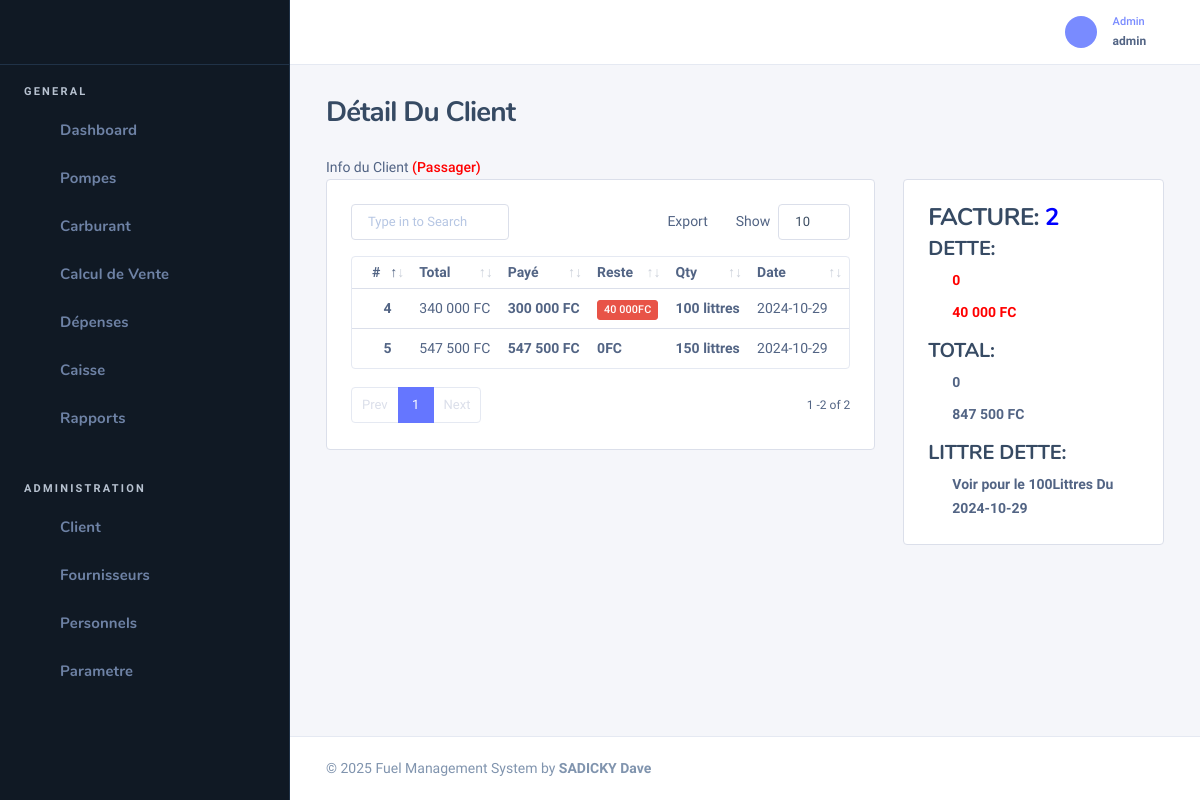
The app's page /detailF?id=1 (signed in) with its own data.
### tables this page shows
CREATE TABLE `tbl_tiers` (
  `tier_id` int(11) NOT NULL,
  `tiers` varchar(100) DEFAULT NULL,
  `tel` varchar(200) DEFAULT NULL,
  `type` enum('C','F','D') DEFAULT NULL
);

CREATE TABLE `tbl_vente` (
  `vente_id` int(11) NOT NULL,
  `pompe_id` int(11) NOT NULL,
  `datev` date DEFAULT NULL,
  `tiers_id` int(11) DEFAULT NULL,
  `mtotal` varchar(40) DEFAULT NULL,
  `bindex` varchar(40) DEFAULT NULL,
  `aindex` varchar(40) DEFAULT NULL,
  `paye` float DEFAULT NULL,
  `reste` float DEFAULT NULL,
  `date` date NOT NULL DEFAULT current_timestamp(),
  `devise_id` int(11) DEFAULT NULL,
  `annuler` enum('0','1') DEFAULT NULL,
  `pompiste` int(11) DEFAULT NULL
);

CREATE TABLE `tbl_devise` (
  `devise_id` int(11) NOT NULL,
  `devise` varchar(200) DEFAULT NULL,
  `short` varchar(200) NOT NULL,
  `taux` varchar(200) NOT NULL,
  `statut` enum('0','1') NOT NULL
);

CREATE TABLE `tbl_vente_carburant` (
  `vc_id` int(11) NOT NULL,
  `vente_id` int(11) DEFAULT NULL,
  `carburant_id` int(11) DEFAULT NULL,
  `qty` float DEFAULT NULL,
  `prix` varchar(11) DEFAULT NULL,
  `total` float DEFAULT NULL,
  `statut` enum('0','1') DEFAULT NULL
);

### Models/Admin/tiers.class.php (called while the page is built, shortened)
<?php
class Tiers
{
    public function getTierId($id)
    {
        $db = getConnection();
        $statement = $db->prepare("SELECT * FROM tbl_tiers WHERE tier_id=?");
        $statement->execute([$id]);
        $data =  $statement->fetchObject();
        return $data;
    }
}

### Models/Admin/vente.class.php (called while the page is built, shortened)
<?php
class Vente
{
    public function getVenteC($client)
    {
        $db = getConnection();
        $statement = $db->prepare("SELECT tbl_vente.vente_id AS vente_id,tbl_vente.tiers_id AS tiers_id,tbl_vente.mtotal AS mtotal,qty,
        tbl_tiers.tiers as tiers,tbl_vente.paye AS paye,tbl_vente.reste AS reste,tbl_vente.datev AS datev,tbl_devise.short
        FROM tbl_vente,tbl_tiers,tbl_devise,tbl_vente_carburant
            WHERE tbl_devise.devise_id= tbl_vente.devise_id AND tbl_vente.tiers_id = tbl_tiers.tier_id
            and tbl_vente_carburant.vente_id=tbl_vente.vente_id AND tbl_vente.tiers_id=?  ORDER BY DATEV DESC");
        $statement->execute([$client]);
        $tbP = array();
        while ($data =  $statement->fetch(PDO::FETCH_OBJ)) {
            $tbP[] = $data;
        }
        return $tbP;
    }
    public function getDette($client)
    {
        $db = getConnection();
        $statement = $db->prepare("SELECT sum(reste) as DETTE,SHORT,qty
            FROM tbl_vente,tbl_tiers,tbl_devise,tbl_vente_carburant
            WHERE tbl_devise.devise_id= tbl_vente.devise_id and tbl_vente_carburant.vente_id=tbl_vente.vente_id
            AND tbl_vente.tiers_id = tbl_tiers.tier_id AND tbl_vente.tiers_id=?
            and tbl_vente.devise_id=1 ");
        $statement->execute([$client]);
        $tbP = $statement->fetchObject();
        return $tbP;
    }
    public function getDette2($client)
    {
        $db = getConnection();
        $statement = $db->prepare("SELECT sum(reste) as DETTE,SHORT,qty
            FROM tbl_vente,tbl_tiers,tbl_devise,tbl_vente_carburant
            WHERE tbl_devise.devise_id= tbl_vente.devise_id AND tbl_vente.tiers_id = tbl_tiers.tier_id
            and tbl_vente_carburant.vente_id=tbl_vente.vente_id
            AND tbl_vente.tiers_id=? and tbl_vente.devise_id=2 ");
        $statement->execute([$client]);
        $tbP = $statement->fetchObject();
        return $tbP;
    }
    public function getTotal($client)
    {
        $db = getConnection();
        $statement = $db->prepare("SELECT sum(paye) as TOTAL,SHORT
            FROM tbl_vente,tbl_tiers,tbl_devise
            WHERE tbl_devise.devise_id= tbl_vente.devise_id AND tbl_vente.tiers_id = tbl_tiers.tier_id AND tbl_vente.tiers_id=? and
             tbl_vente.devise_id=1 ");
        $statement->execute([$client]);
        $tbP = $statement->fetchObject();
        return $tbP;
    }
    public function getTotalLittreDette($client)
    {
        $db = getConnection();
        $statement = $db->prepare("SELECT sum(qty) as QTY,date
            FROM tbl_vente,tbl_tiers,tbl_devise,tbl_vente_carburant
            WHERE tbl_devise.devise_id= tbl_vente.devise_id AND tbl_vente.tiers_id = tbl_tiers.tier_id
            and tbl_vente_carburant.vente_id=tbl_vente.vente_id and tbl_vente.reste > 0
            AND tbl_vente.tiers_id=?  ");
        $statement->execute([$client]);
        $tbP = $statement->fetchObject();
        return $tbP;
    }
    public function getTotal2($client)
    {
        $db = getConnection();
        $statement = $db->prepare("SELECT sum(paye) as TOTAL,SHORT
        FROM tbl_vente,tbl_tiers,tbl_devise
        WHERE tbl_devise.devise_id= tbl_vente.devise_id AND tbl_vente.tiers_id = tbl_tiers.tier_id AND tbl_vente.tiers_id=? and
         tbl_vente.devise_id=2");
        $statement->execute([$client]);
        $tbP = $statement->fetchObject();
        return $tbP;
    }
}

### Vues/Admin/detailF.php (the view, shortened to what this page needs)
<div class="panel-heading">
  Info du Client <strong style="color:red">(<?php echo  $data->tiers; ?>)</strong>
</div>
<div class="row-fluid">
  <div class="row">
    <div class="col-md-8">
      <div class="card card-bordered card-preview">
        <div class="card-inner">
          <table class="datatable-init-export nowrap table" data-export-title="Export">
            <thead>
              <th>#</th>
              <th>Total</th>
              <th>Payé</th>
              <th>Reste</th>
              <th>Qty</th>
              <th>Date</th>
            </thead>
            <tbody>
              <?php
              foreach ($getVente as $vente) :
              ?>
                <tr class="odd gradeX">
                  <td align="center"><b><?= $vente->vente_id ?></b></td>
                  <td><?= number_format($vente->mtotal, 0, ',', ' ') ?> <?= $vente->short ?></td>
                  <td><b><?= number_format($vente->paye, 0, ',', ' ') ?> <?= $vente->short ?></b></td>
                  <td><b>
                    <?php if($vente->reste==0) echo number_format($vente->reste, 0, ',', ' ').$vente->short;
                  else echo "<span class='badge bg-danger'>".number_format($vente->reste, 0, ',', ' ').$vente->short."</span>";
                    ?> </b></td>
                  <td><b><?= number_format($vente->qty, 0, ',', ' ') ?> littres</b></td>
                  <td><?= $vente->datev ?></td>
                </tr>
              <?php endforeach ?>
            </tbody>
          </table>
        </div>
      </div>
    </div>
    <div class="col-md-4">
      <div class="card card-bordered card-preview">
        <div class="card-inner">
          <h4 class="page-header" style="margin-top:0px;">FACTURE: <b style="color:blue;"><?= count($getVente) ?></b></h4>
          <h5 class="page-header">DETTE:</h5>
            <ul class="list list-checked" style="color:red">
              <li><strong class="fw-bold"><?= number_format($getDette->DETTE, 0, ',', ' ') ?>&nbsp;<?= $getDette->SHORT ?></strong></li>
              <li><strong class="fw-bold"><?= number_format($getDette2->DETTE, 0, ',', ' ') ?>&nbsp;<?= $getDette2->SHORT ?></strong></li>
            </ul>
            <h5 class="page-header">TOTAL:</h5>
              <ul class="list list-checked">
                <li><strong class="fw-bold"><?= number_format($getTot->TOTAL, 0, ',', ' ') ?>&nbsp;<?= $getTot->SHORT ?></strong></li>
                <li><strong class="fw-bold"><?= number_format($getTot2->TOTAL, 0, ',', ' ') ?>&nbsp;<?= $getTot2->SHORT ?></strong></li>
              </ul>
              <?php if($getLittre->QTY!=0): ?>
            <h5 class="page-header">LITTRE DETTE:</h5>
              <ul class="list list-checked">
                <li><strong class="fw-bold"> Voir pour le <?= number_format($getLittre->QTY, 0, ',', ' ') ?>Littres Du <?=$getLittre->date?> </strong></li>
              </ul>
              <?php endif?>
        </div>
      </div>
    </div>
  </div>
</div>

### records on screen
tbl_tiers: tiers "Passager"
tbl_vente: vente_id "5", mtotal "547 500", devise.short "FC", paye "547 500", reste "0", tbl_vente_carburant.qty "150", datev "2024-10-29"
tbl_vente: vente_id "4", mtotal "340 000", devise.short "FC", paye "300 000", reste "40 000", tbl_vente_carburant.qty "100", datev "2024-10-29"

### other values on screen
$_SESSION['username'] "admin"
$title "Détail Du Client"
count($getVente) "2"
$getDette->DETTE "0"
$getDette2->DETTE "40 000"
$getDette2->SHORT "FC"
$getTot->TOTAL "0"
$getTot2->TOTAL "847 500"
$getTot2->SHORT "FC"
$getLittre->QTY "100"
$getLittre->date "2024-10-29"
